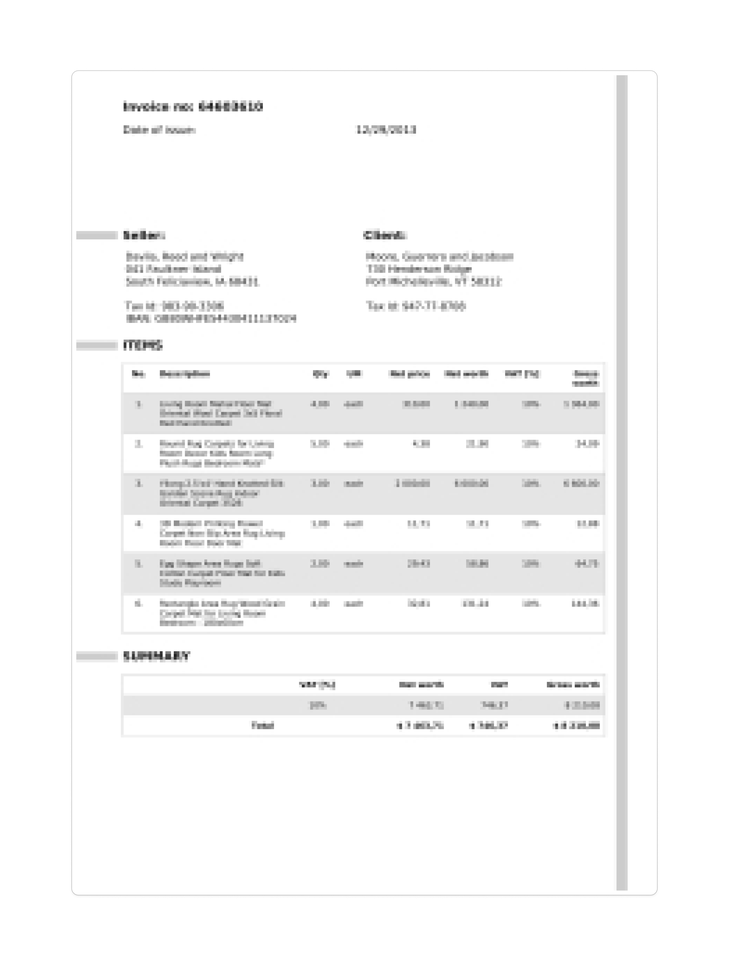
#> input picture src/assets/invoices/hackANU team 6.png, 729 x 968 px, shrunk from 2714 x 3603 before the run, found by its file name; its folder holds only this picture in this run
$ python invoiceDashboard.py
#> lines starting #> are read from the running program, lines starting #| are printed output that depends on the picture; after the words box and inside, x2 and y2 are one past the last pixel; in counts of white or black regions, pixels touching at a corner belong together
import cv2
import pytesseract
import pandas as pd
import numpy as np
import matplotlib.pyplot as plt
import re
import json
from datetime import datetime, timedelta
import os
import warnings
warnings.filterwarnings('ignore')

# -------------------- OCR Engine --------------------
class InvoiceOCR:
    def __init__(self):
        candidate_paths = [
            '/opt/homebrew/bin/tesseract',
            '/usr/local/bin/tesseract',
            '/usr/bin/tesseract'
        ]
        for p in candidate_paths:
            if os.path.exists(p):
                pytesseract.pytesseract.tesseract_cmd = p
                break

    def preprocess_image(self, image_path):
#> called with image_path = 'src/assets/invoices/hackANU team 6.png'
        img = cv2.imread(image_path)
#> img is the input picture: shape (968, 729, 3); min 16, max 255, mean 247.9
        gray = cv2.cvtColor(img, cv2.COLOR_BGR2GRAY)
        denoised = cv2.fastNlMeansDenoising(gray)
        _, thresh = cv2.threshold(denoised, 0, 255, cv2.THRESH_BINARY + cv2.THRESH_OTSU)
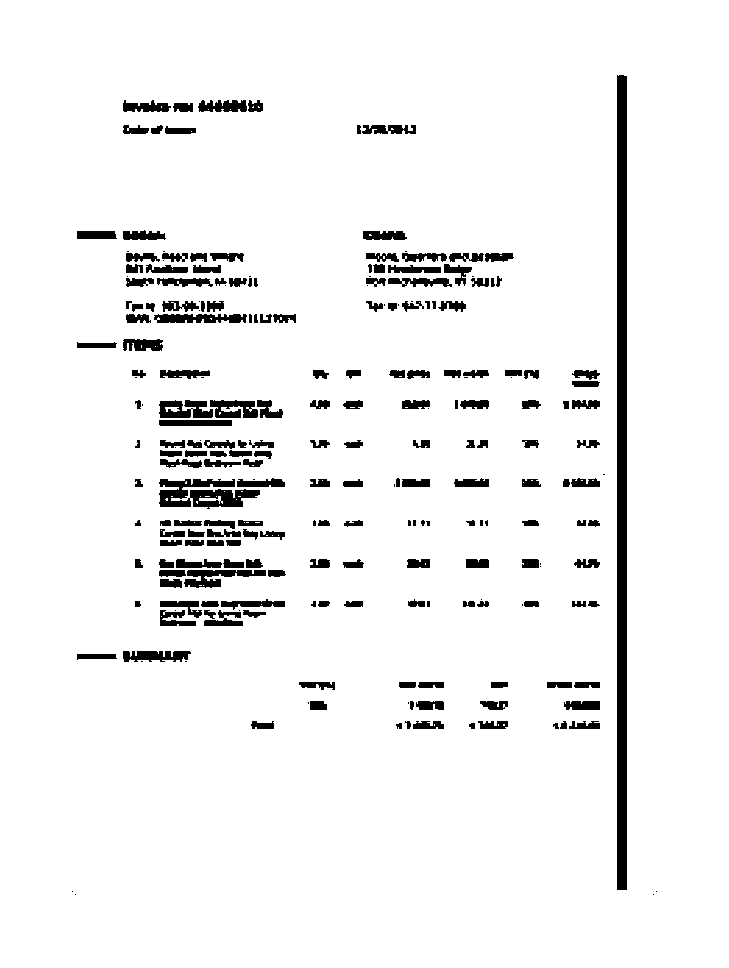
#> thresh: shape (968, 729); 94.4% white; 239 black regions (49 under 20 px), largest, box (x1, y1, x2, y2) and area: (617, 75, 627, 890) 8146, (159, 479, 260, 509) 1830, (184, 570, 266, 588) 753
        kernel = np.ones((1,1), np.uint8)
        img_processed = cv2.morphologyEx(thresh, cv2.MORPH_CLOSE, kernel)
        return img_processed

    def extract_text_from_image(self, image_path):
        try:
            processed_img = self.preprocess_image(image_path)
            custom_config = r'--oem 3 --psm 6'
            text = pytesseract.image_to_string(processed_img, config=custom_config)
            return text
        except Exception as e:
            print(f"Error extracting text: {e}")
            return ""

    def parse_invoice_data(self, text):
        invoice_data = {}

        # Invoice no
        match = re.search(r'Invoice\s+no[:\s]+([A-Z0-9\-]+)', text, re.IGNORECASE)
        invoice_data['invoice_no'] = match.group(1) if match else "Unknown"

        # Date
        match = re.search(r'Date\s+of\s+issue[:\s]+(\d{2}/\d{2}/\d{4})', text, re.IGNORECASE)
        invoice_data['date'] = match.group(1) if match else "01/01/2000"

        # Client
        match = re.search(r'Client[:\s]+(.*?)(?=Tax Id:|IBAN:)', text, re.IGNORECASE | re.DOTALL)
        invoice_data['client'] = match.group(1).strip() if match else "Unknown"

        # Total amount
        match = re.search(r'Total\s+\$\s*([\d,]+\.?\d*)', text, re.IGNORECASE)
        total_amount = float(match.group(1).replace(',', '')) if match else 0.0
        invoice_data['total_amount'] = total_amount

        # Net = Total
        invoice_data['net_amount'] = total_amount

        # VAT = 10% of total
        invoice_data['vat'] = round(total_amount * 0.10, 2)

        return invoice_data

# -------------------- Analyzer --------------------
class ExpenditureAnalyzer:
    def __init__(self):
        self.invoices_data = []

    def add_invoice_data(self, invoice_data):
        self.invoices_data.append(invoice_data)

    # Process invoices from folder
    def process_invoices_from_folder(self, folder_path, ocr_engine):
        if not os.path.exists(folder_path):
            print(f"Folder '{folder_path}' not found.")
            return
        for file_name in os.listdir(folder_path):
            if file_name.lower().endswith(('.png', '.jpg', '.jpeg', '.tiff', '.bmp')):
                image_path = os.path.join(folder_path, file_name)
                print(f"Processing: {file_name}")
                text = ocr_engine.extract_text_from_image(image_path)
                invoice_data = ocr_engine.parse_invoice_data(text)
                self.add_invoice_data(invoice_data)

    # Analyze spending
    def analyze_spending_patterns(self):
        if not self.invoices_data:
            print("No invoice data available for analysis")
            return

        df_data = []
        for inv in self.invoices_data:
            df_data.append({
                'Invoice_No': inv['invoice_no'],
                'Date': pd.to_datetime(inv['date']),
                'Total_Amount': inv['total_amount'],
                'VAT': inv['vat'],
                'Net_Amount': inv['net_amount'],
                'Client': inv.get('client', 'Unknown')
            })

        df = pd.DataFrame(df_data)

        analysis = {}
        analysis['total_spent'] = df['Total_Amount'].sum()
        analysis['average_invoice_amount'] = df['Total_Amount'].mean()
        analysis['total_vat_paid'] = df['VAT'].sum()
        analysis['number_of_invoices'] = len(df)

        df['Month'] = df['Date'].dt.to_period('M')
        analysis['monthly_spending'] = df.groupby('Month')['Total_Amount'].sum()
        analysis['client_spending'] = df.groupby('Client')['Total_Amount'].sum()

        print("=== EXPENDITURE ANALYSIS ===\n")
        print(f"Total Amount Spent: ${analysis['total_spent']:.2f}")
        print(f"Average Invoice Amount: ${analysis['average_invoice_amount']:.2f}")
        print(f"Total VAT Paid: ${analysis['total_vat_paid']:.2f}")
        print(f"Number of Invoices: {analysis['number_of_invoices']}")
        print(f"Date Range: {df['Date'].min().strftime('%Y-%m-%d')} to {df['Date'].max().strftime('%Y-%m-%d')}\n")

        return analysis, df

    # Visualizations
    def create_visualizations(self, df):
        plt.style.use('default')
        fig, axes = plt.subplots(2, 2, figsize=(15, 12))
        fig.suptitle('Expenditure Analysis Dashboard', fontsize=16, fontweight='bold')

        # Monthly Spending
        df['Month'] = df['Date'].dt.to_period('M')
        monthly_data = df.groupby('Month')['Total_Amount'].sum()
        axes[0, 0].plot(range(len(monthly_data)), monthly_data.values, marker='o', linewidth=2, markersize=8)
        axes[0, 0].set_title('Monthly Spending Trend', fontweight='bold')
        axes[0, 0].set_xticks(range(len(monthly_data)))
        axes[0, 0].set_xticklabels([str(m) for m in monthly_data.index], rotation=45)

        # Client-wise bar chart
        client_data = df.groupby('Client')['Total_Amount'].sum()
        client_labels = [' '.join(c.split()[:2]) for c in client_data.index]  # First two words
        axes[0, 1].bar(client_labels, client_data.values, color='skyblue', edgecolor='black')
        axes[0, 1].set_title('Spending by Client', fontweight='bold')
        axes[0, 1].tick_params(axis='x', rotation=45)

        # Invoice amount distribution
        axes[1, 0].hist(df['Total_Amount'], bins=10, edgecolor='black', alpha=0.7, color='lightgreen')
        axes[1, 0].set_title('Invoice Amount Distribution', fontweight='bold')

        # VAT vs Net
        axes[1, 1].scatter(df['Net_Amount'], df['VAT'], s=100, alpha=0.6, color='coral')
        axes[1, 1].set_title('VAT vs Net Amount', fontweight='bold')
        axes[1, 1].set_xlabel('Net Amount')
        axes[1, 1].set_ylabel('VAT')

        plt.tight_layout()
        plt.show()
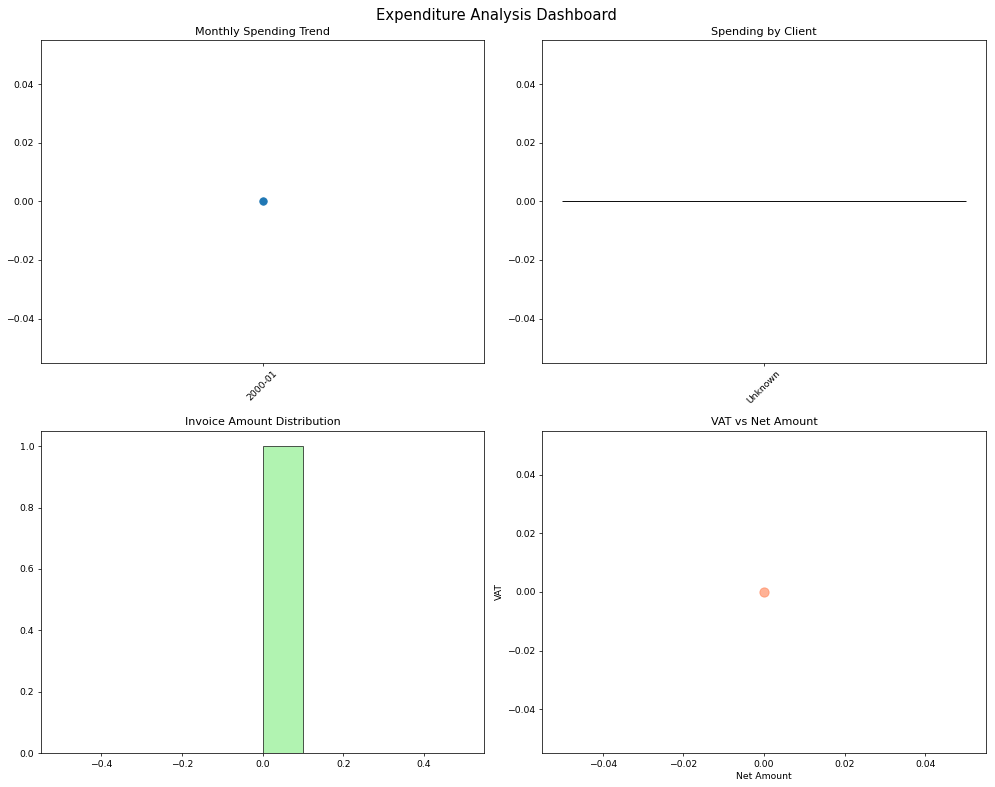
#> figure drawn by matplotlib, 4 panels; panel 3: tallest bar 1 high, from x = 0 to 0.1

    # Future spending prediction
    def predict_future_spending(self, df, months_ahead=6):
#> called with months_ahead = 6
        print("\n=== SPENDING PREDICTIONS ===\n")
        df['Month'] = df['Date'].dt.to_period('M')
        monthly_spending = df.groupby('Month')['Total_Amount'].sum()

        if len(monthly_spending) == 0:
            print("No data available for predictions")
            return []

        avg_spending = monthly_spending.mean()

        # 安全地计算趋势，避免数学错误
        try:
            if len(monthly_spending) > 1:
                trend = np.polyfit(range(len(monthly_spending)), monthly_spending.values, 1)[0]
            else:
                trend = 0
        except:
            trend = 0

        print(f"Average Monthly Spending: ${avg_spending:.2f}")
        print(f"Spending Trend: ${trend:.2f} per month")

        predictions = []
        last = monthly_spending.iloc[-1] if len(monthly_spending) > 0 else avg_spending
        total_predicted = 0

        for i in range(1, months_ahead + 1):
            predicted = last + (trend * i) + np.random.normal(0, 20)
            predicted = max(predicted, 0)
            predictions.append(predicted)
            total_predicted += predicted
            future_date = datetime.now() + timedelta(days=30 * i)
            print(f"Month {i} ({future_date.strftime('%B %Y')}): ${predicted:.2f}")

        print(f"\nTotal predicted spending: ${total_predicted:.2f}")
        print(f"Average predicted monthly spending: ${total_predicted/months_ahead:.2f}")

        return predictions

    def export_dashboard_json(self, analysis, df, predictions, out_path="public/invoice-dashboard.json"):
        # 聚合：月度
#> called with out_path = 'public/invoice-dashboard.json'
        df['Month'] = df['Date'].dt.to_period('M')
        monthly_spending_series = df.groupby('Month')['Total_Amount'].sum().sort_index()
        monthly_spending = [
            {"month": str(m), "amount": float(v)} for m, v in monthly_spending_series.items()
        ]

        # 聚合：按客户
        client_spending_series = df.groupby('Client')['Total_Amount'].sum().sort_values(ascending=False)
        client_spending = [
            {"client": str(c), "amount": float(v)} for c, v in client_spending_series.items()
        ]

        # 散点：VAT vs Net（逐发票）
        vat_vs_net = [
            {"net": float(row['Net_Amount']), "vat": float(row['VAT'])}
            for _, row in df.iterrows()
        ]

        # 直方：发票金额分布（与前端 InvoiceDistribution 兼容）
        amounts = df['Total_Amount'].values.tolist()
        if len(amounts) > 0:
            min_amt, max_amt = min(amounts), max(amounts)
            bin_count = 5
            if max_amt == min_amt:
                bins = [min_amt, min_amt + 1]
            else:
                step = (max_amt - min_amt) / bin_count
                bins = [min_amt + i * step for i in range(bin_count + 1)]
            # 初始化分桶
            ranges = []
            for i in range(len(bins) - 1):
                low, high = bins[i], bins[i + 1]
                ranges.append({
                    "range": f"${int(low)}-${int(high)}",
                    "count": 0,
                    "totalValue": 0.0
                })
            # 计数
            for val in amounts:
                # 找到所属桶
                idx = None
                for i in range(len(bins) - 1):
                    if (val >= bins[i] and (i == len(bins) - 2 or val < bins[i + 1])):
                        idx = i
                        break
                if idx is None:
                    idx = len(bins) - 2
                ranges[idx]["count"] += 1
                ranges[idx]["totalValue"] += float(val)
            total_cnt = sum(r["count"] for r in ranges) or 1
            for r in ranges:
                r["percentage"] = round(r["count"] * 100.0 / total_cnt, 1)
            invoice_amount_distribution = ranges
        else:
            invoice_amount_distribution = []

        # VAT 分析（总额）
        vat_analysis = [
            {"name": "Net Amount", "value": float(df['Net_Amount'].sum()), "color": "#3B82F6"},
            {"name": "VAT Amount", "value": float(df['VAT'].sum()), "color": "#EF4444"}
        ]

        # 预测结果
        prediction_list = []
        now = datetime.now()
        for i, p in enumerate(predictions, start=1):
            month_label = (now + timedelta(days=30 * i)).strftime('%b')
            prediction_list.append({"month": month_label, "forecast": float(p)})

        payload = {
            "summary": {
                "total_spent": float(analysis.get('total_spent', 0.0)),
                "average_invoice_amount": float(analysis.get('average_invoice_amount', 0.0)),
                "total_vat_paid": float(analysis.get('total_vat_paid', 0.0)),
                "number_of_invoices": int(analysis.get('number_of_invoices', 0)),
                "date_range": {
                    "min": df['Date'].min().strftime('%Y-%m-%d') if len(df) else None,
                    "max": df['Date'].max().strftime('%Y-%m-%d') if len(df) else None
                }
            },
            "monthly_spending": monthly_spending,
            "client_spending": client_spending,
            "vat_vs_net": vat_vs_net,
            "invoice_amount_distribution": invoice_amount_distribution,
            "vat_analysis": vat_analysis,
            "predictions": prediction_list,
            "invoices": [
                {
                    "invoice_no": str(row['Invoice_No']),
                    "date": pd.to_datetime(row['Date']).strftime('%Y-%m-%d'),
                    "total_amount": float(row['Total_Amount']),
                    "vat": float(row['VAT']),
                    "net_amount": float(row['Net_Amount']),
                    "client": str(row['Client'])
                }
                for _, row in df.iterrows()
            ]
        }

        os.makedirs(os.path.dirname(out_path), exist_ok=True)
        with open(out_path, 'w') as f:
            json.dump(payload, f, indent=2)
        print(f"\nExported dashboard JSON -> {out_path}")

# -------------------- Main --------------------
def main():
    ocr_engine = InvoiceOCR()
    analyzer = ExpenditureAnalyzer()

    folder_path = "src/assets/invoices"
    print("=== Processing Invoice Images ===\n")
    analyzer.process_invoices_from_folder(folder_path, ocr_engine)

    result = analyzer.analyze_spending_patterns()
    if result is not None:
        analysis_results, df = result
        analyzer.create_visualizations(df)
        predictions = analyzer.predict_future_spending(df, months_ahead=6)
        analyzer.export_dashboard_json(analysis_results, df, predictions)

    print("\n" + "="*50)
    print()

if __name__ == "__main__":
    main()
